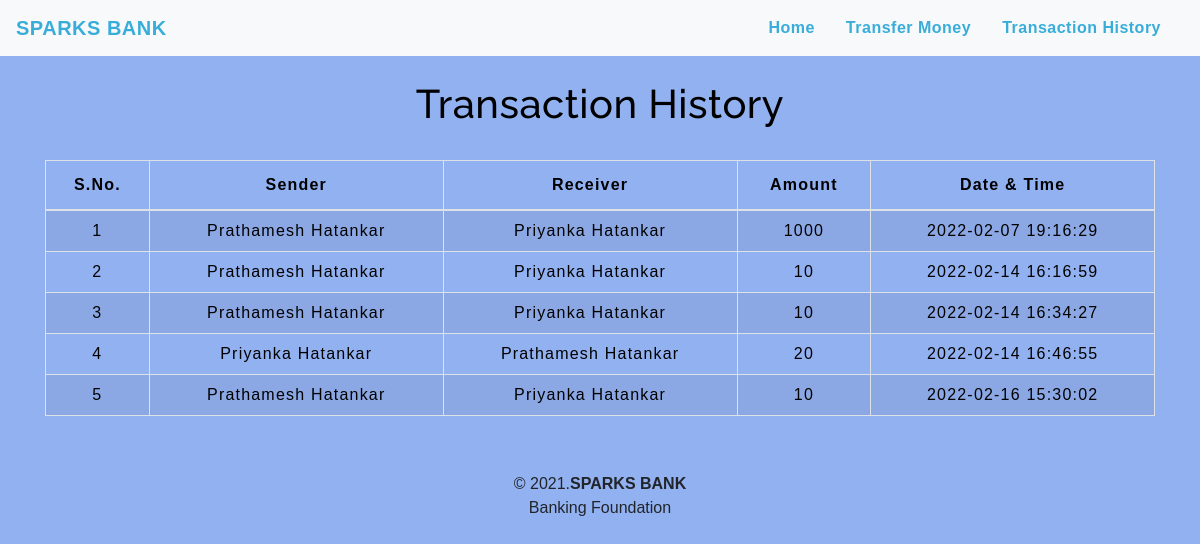
The page /transactionhistory.php on the database its author committed.
### tables this page shows
CREATE TABLE `transaction` (
  `sno` int(11) NOT NULL,
  `sender` varchar(50) NOT NULL,
  `receiver` varchar(50) NOT NULL,
  `balance` bigint(20) NOT NULL,
  `datetime` datetime NOT NULL DEFAULT current_timestamp()
);

### transactionhistory.php (the view, shortened to what this page needs)
<!DOCTYPE html>
<html lang="en">
<head>
    <link rel="stylesheet" href="https://stackpath.bootstrapcdn.com/bootstrap/4.5.2/css/bootstrap.min.css">
    <link rel="stylesheet" type="text/css" href="css/table.css">
    <link rel="stylesheet" type="text/css" href="css/navbar.css">
</head>
<body style="background-color : #8aacf1ed;">
<?php
  include 'navbar.php';
?>
	<div class="container">
        <h2 class="text-center pt-4" style="color : black;">Transaction History</h2>
       <br>
       <div class="table-responsive-sm">
    <table class="table table-hover table-striped table-condensed table-bordered">
        <thead style="color : black;">
            <tr>
                <th class="text-center">S.No.</th>
                <th class="text-center">Sender</th>
                <th class="text-center">Receiver</th>
                <th class="text-center">Amount</th>
                <th class="text-center">Date & Time</th>
            </tr>
        </thead>
        <tbody>
        <?php
            include 'config.php';
            $sql ="select * from transaction";
            $query =mysqli_query($conn, $sql);
            while($rows = mysqli_fetch_assoc($query))
            {
        ?>
            <tr style="color : black;">
            <td class="py-2"><?php echo $rows['sno']; ?></td>
            <td class="py-2"><?php echo $rows['sender']; ?></td>
            <td class="py-2"><?php echo $rows['receiver']; ?></td>
            <td class="py-2"><?php echo $rows['balance']; ?> </td>
            <td class="py-2"><?php echo $rows['datetime']; ?> </td>
        <?php
            }
        ?>
        </tbody>
    </table>
    </div>
</div>
<footer class="text-center mt-5 py-2">
            <p>&copy 2021.<b>SPARKS BANK</b> <br> Banking Foundation</p>
</footer>
</body>
</html>

### navbar.php (shortened to what this page needs)
<nav class="navbar navbar-expand-md navbar-light bg-light">
      <a class="navbar-brand" href="index.php" style="color : #38adda;"><b>SPARKS BANK</b></a>
      <div class="collapse navbar-collapse" id="collapsibleNavbar">
            <ul class="navbar-nav ml-auto">
              <li class="nav-item">
                <a class="nav-link" href="index.php" style="color : #38adda;"><b>Home</b></a>
              </li>
              <li class="nav-item">
                <a class="nav-link" href="transfermoney.php" style="color :#38adda;"><b>Transfer Money</b></a>
              </li>
              <li class="nav-item">
                <a class="nav-link" href="transactionhistory.php" style="color : #38adda;"><b>Transaction History</b></a>
              </li>
          </div>
       </nav>

### css/table.css (style rules this page uses)
* { padding: 0; margin: 0; box-sizing: border-box; font-family: sans-serif; }
h2 { font-size: 40px; }
table { letter-spacing: 1.2px; }
td { text-align: center; }

### css/navbar.css (style rules this page uses)
.nav-link { margin-right: 15px; color:#2F363F; letter-spacing: 0.5px; transition: 0.5s; }
.navbar-brand { color: #4C4B4B; letter-spacing: 0.5px; }
h2 { color: #4C4B4B; letter-spacing: 0.5px; font-family: raleway; }

### rows shown on the page
transaction: sno "1", sender "Prathamesh Hatankar", receiver "Priyanka Hatankar", balance "1000", datetime "2022-02-07 19:16:29"
transaction: sno "2", sender "Prathamesh Hatankar", receiver "Priyanka Hatankar", balance "10", datetime "2022-02-14 16:16:59"
transaction: sno "3", sender "Prathamesh Hatankar", receiver "Priyanka Hatankar", balance "10", datetime "2022-02-14 16:34:27"
transaction: sno "4", sender "Priyanka Hatankar", receiver "Prathamesh Hatankar", balance "20", datetime "2022-02-14 16:46:55"
transaction: sno "5", sender "Prathamesh Hatankar", receiver "Priyanka Hatankar", balance "10", datetime "2022-02-16 15:30:02"
